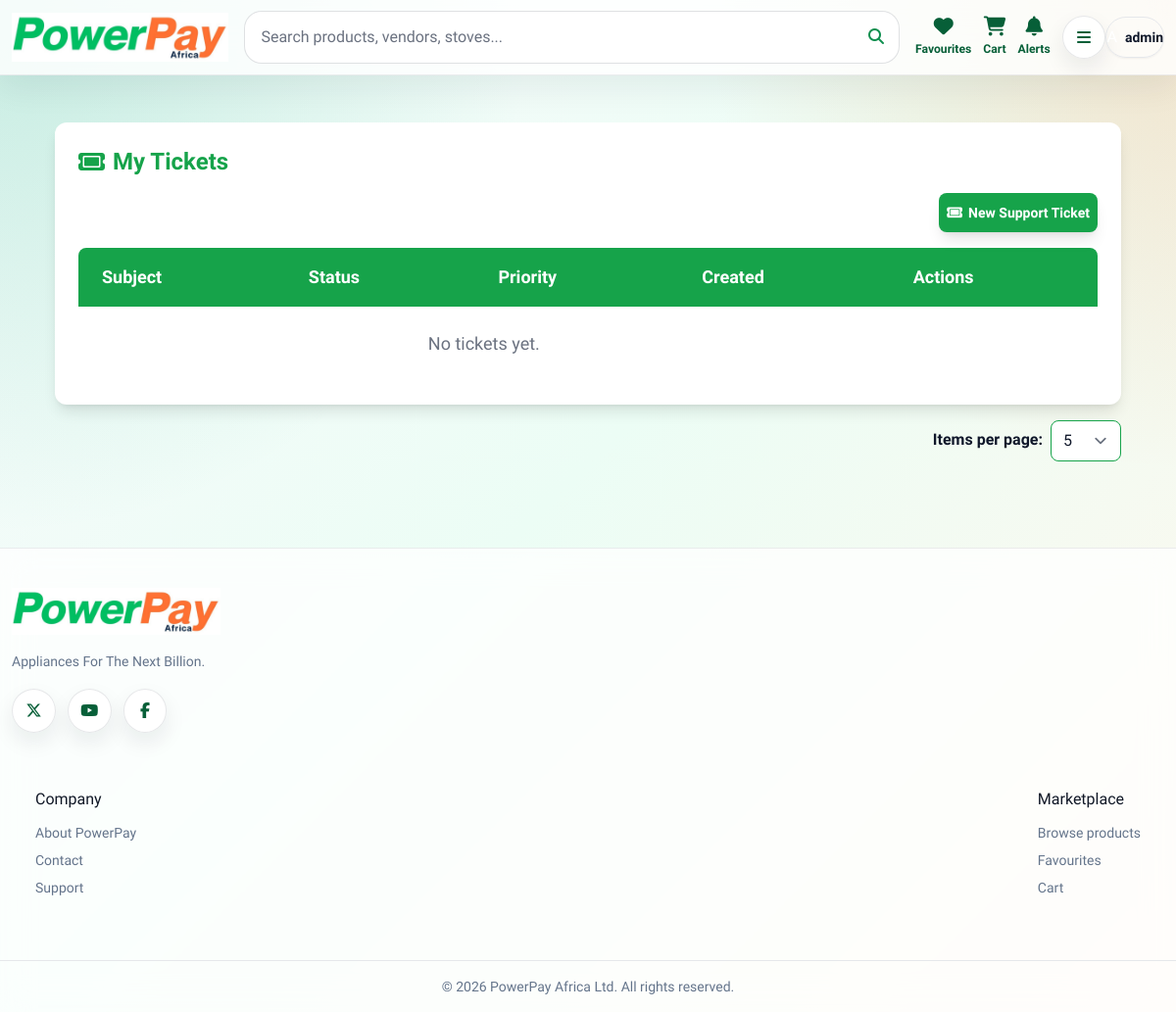
Page /support/my-tickets/ (signed in) on the earlier database version.
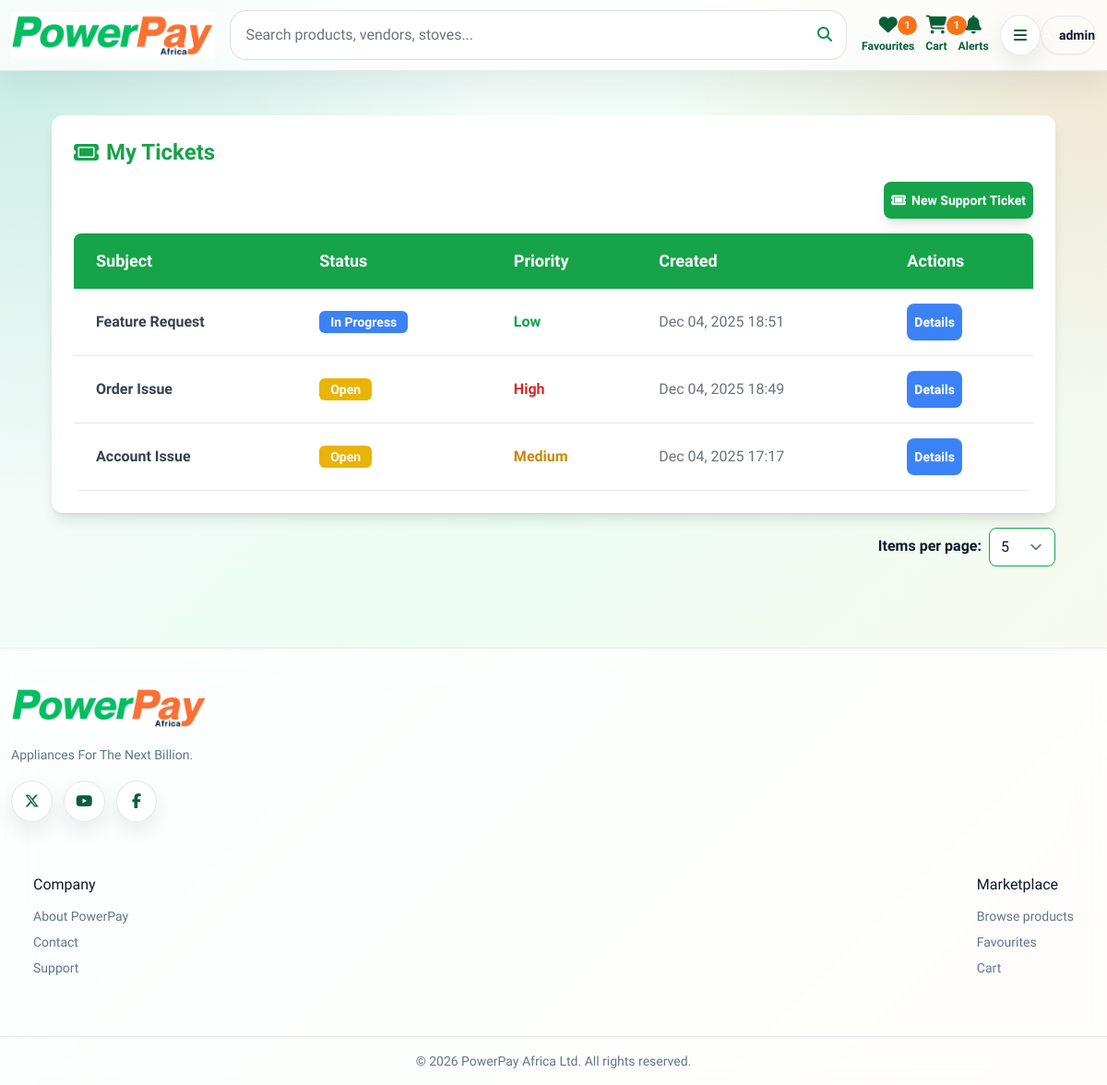
Same page on the later database version.
### accounts/models.py (models this page shows, shortened)
class User(AbstractUser):
    is_vendor = models.BooleanField(default=False)
    is_vendor_approved = models.BooleanField(default=False)
    is_customer = models.BooleanField(default=True)
    phone = models.CharField(max_length=20, blank=True, null=True)
    require_otp = models.BooleanField(default=False)

### support/models.py (models this page shows, shortened)
class Ticket(models.Model):
    STATUS_CHOICES = [
        ('open', 'Open'),
        ('in_progress', 'In Progress'),
        ('closed', 'Closed'),
    ]
    PRIORITY_CHOICES = [
        ('low', 'Low'),
        ('medium', 'Medium'),
        ('high', 'High'),
    ]
    SUBJECT_CHOICES = [
        ("account", "Account Issue"),
        ("order", "Order Issue"),
        ("billing", "Billing & Payment"),
        ("technical", "Technical Problem"),
        ("feature", "Feature Request"),
        ("other", "Other"),
    ]
    user = models.ForeignKey(User, on_delete=models.CASCADE, related_name='tickets')
    subject = models.CharField(max_length=80, choices=SUBJECT_CHOICES, default='account')
    description = models.TextField()
    reply = models.TextField(blank=True, null=True)
    status = models.CharField(max_length=20, choices=STATUS_CHOICES, default='open')
    priority = models.CharField(max_length=10, choices=PRIORITY_CHOICES, default='medium')
    created_at = models.DateTimeField(default=timezone.now)
    updated_at = models.DateTimeField(auto_now=True)

### support/views.py (the view)
# urls.py: path('my-tickets/', views.ticket_list, name='support_ticket_list'),
@login_required
def ticket_list(request):
    per_page = _safe_per_page(request)
    tickets_qs = Ticket.objects.filter(user=request.user).order_by("-created_at")
    tickets = Paginator(tickets_qs, per_page).get_page(request.GET.get("page", 1))
    return render(request, "support/ticket_list.html", {"tickets": tickets, "per_page": per_page})

### shop/context_processors.py (called while the page is built)
def unread_notifications_count(request):
    if request.user.is_authenticated:
        return {"unread_notif_count": request.user.notifications.filter(is_read=False).count()}
    return {"unread_notif_count": 0}

def cart_item_count(request):
    if request.user.is_authenticated:
        total = Cart.objects.filter(user=request.user).aggregate(total=Sum("items__quantity"))["total"] or 0
        return {"cart_item_count": total}
    return {"cart_item_count": 0}

def wishlist_count(request):
    if request.user.is_authenticated:
        return {"wishlist_count": Wishlist.objects.filter(user=request.user).count()}
    return {"wishlist_count": 0}

def is_approved_vendor(request):
    user = request.user
    approved = False
    if user.is_authenticated and getattr(user, "is_vendor", False) and getattr(user, "is_vendor_approved", False) and hasattr(user, "vendor"):
        approved = not user.vendor.is_suspended
    return {"is_approved_vendor": approved}

def is_admin(request):
    return {"is_admin": request.user.is_authenticated and request.user.is_staff}

### support/views.py (called while the page is built)
def _safe_per_page(request, allowed=(5, 10, 20), default=5):
    value = request.GET.get("per_page", str(default))
    return int(value) if value in {str(v) for v in allowed} else default

### support/templates/support/ticket_list.html (shortened to what this page needs)
{% extends "base.html" %}
{% block content %}
<div class="grid min-h-screen" style="grid-template-rows: auto 1fr auto;">
    {% include 'shop/navbar.html' %}
    <div class="p-6 mx-8 mt-6">
        <div class="bg-white shadow-lg rounded-xl p-6 w-full">
            <h2 class="text-2xl font-bold text-green-600 mb-4 flex items-center gap-2">
                <i class="fa-solid fa-ticket"></i> My Tickets
            </h2>
            <div class="flex justify-end mb-4">
                <a href="{% url 'create_ticket' %}"
                class="btn bg-green-600 text-white font-bold p-2 rounded-lg shadow-lg hover:bg-green-700 transition">
                    <i class="fa-solid fa-ticket"></i> New Support Ticket
                </a>
            </div>
            <div class="overflow-x-auto">
                <table class="w-full table-auto border-collapse rounded-lg overflow-hidden">
                    <thead class="bg-green-600 text-white">
                        <tr>
                            <th class="px-6 py-4 text-left text-lg">Subject</th>
                            <th class="px-6 py-4 text-left text-lg">Status</th>
                            <th class="px-6 py-4 text-left text-lg">Priority</th>
                            <th class="px-6 py-4 text-left text-lg">Created</th>
                            <th class="px-6 py-4 text-left text-lg">Actions</th>
                        </tr>
                    </thead>
                    <tbody>
                        {% for ticket in tickets %}
                        <tr class="border-b hover:bg-gray-50 transition">
                            <td class="px-6 py-4 font-semibold text-gray-700">
                                {{ ticket.get_subject_display }}
                            </td>
                            <td class="px-6 py-4">
                                <span class="px-3 py-1 text-white rounded-md text-sm font-semibold
                                    {% if ticket.status == 'open' %} bg-yellow-500
                                    {% elif ticket.status == 'in_progress' %} bg-blue-500
                                    {% else %} bg-green-600 {% endif %}">
                                    {{ ticket.get_status_display }}
                                </span>
                            </td>
                            <td class="px-6 py-4 font-semibold
                                {% if ticket.priority == 'low' %} text-green-600
                                {% elif ticket.priority == 'medium' %} text-yellow-600
                                {% else %} text-red-600 {% endif %}
                            ">
                                {{ ticket.get_priority_display }}
                            </td>
                            <td class="px-6 py-4 text-gray-500">
                                {{ ticket.created_at|date:"M d, Y H:i" }}
                            </td>
                            <td class="px-6 py-4">
                                <a href="{% url 'ticket_detail' ticket.id %}" class="btn rounded-lg text-white text-sm bg-blue-500 p-2">
                                    Details
                                </a>
                            </td>
                        </tr>
                        {% empty %}
                        <tr>
                            <td colspan="4" class="px-6 py-6 text-center text-gray-500 text-lg">
                                No tickets yet.
                            </td>
                        </tr>
                        {% endfor %}
                    </tbody>
                </table>
            </div>
        </div>
        <form method="get" class="mt-4 mb-4 flex justify-end">
            <label class="mr-2 mt-2 font-semibold">Items per page:</label>
            <select name="per_page" onchange="this.form.submit()" class="border-green-600 rounded-lg">
                <option value="5" {% if per_page == 5 %}selected{% endif %}>5</option>
            </select>
        </form>
    </div>
    {% include 'footer.html' %}
</div>
{% endblock %}

### templates/base.html (shortened to what this page needs)
<!DOCTYPE html>
{% load static %}
<html lang="en" data-theme="light">
<head>
  <link rel="stylesheet" href="{% static 'css/dist/styles.css' %}">
  <link rel="stylesheet" href="{% static 'css/modern-shop.css' %}">
</head>
<body class="shop-body min-h-screen grid grid-rows-[auto_1fr_auto]">
  <main class="w-full">
    {% block content %}{% endblock %}
  </main>
</body>
</html>

### shop/templates/shop/navbar.html (shortened to what this page needs)
{% load static %}
<nav class="shop-navbar">
  <div class="shop-shell shop-nav-inner">
    <a href="{% url 'index' %}" class="shop-logo flex items-center gap-3" aria-label="PowerPay Shop home">
      <img src="{% static 'images/pplogo.png' %}" alt="PowerPay">
    </a>
    <form method="GET" action="{% url 'product_search' %}" class="shop-search">
      <input
        type="text"
        name="q"
        placeholder="Search products, vendors, stoves..."
        value="{{ request.GET.q|default:'' }}"
        autocomplete="off"
        hx-get="{% url 'product_search' %}"
        hx-trigger="keyup changed delay:280ms"
        hx-target="#live-results"
        hx-indicator="#search-spinner">
      <span class="shop-search-icon" aria-hidden="true"><i class="fa-solid fa-magnifying-glass"></i></span>
    </form>
    <div class="shop-nav-actions">
      {% if user.is_authenticated %}
        <a href="{% url 'wishlist_page' %}" class="shop-nav-link" title="Favourites">
          <span class="relative"><i class="fa-solid fa-heart"></i>{% if wishlist_count > 0 %}<span class="shop-badge absolute -top-3 -right-3">{{ wishlist_count }}</span>{% endif %}</span>
          <span>Favourites</span>
        </a>
        <a href="{% url 'view_cart' %}" class="shop-nav-link" title="Cart">
          <span class="relative"><i class="fa-solid fa-cart-shopping"></i>{% if cart_item_count > 0 %}<span class="shop-badge absolute -top-3 -right-3">{{ cart_item_count }}</span>{% endif %}</span>
          <span>Cart</span>
        </a>
        <button id="notifDropdownBtn" type="button" class="shop-nav-link bg-transparent border-0 cursor-pointer" title="Notifications"
                hx-get="{% url 'notifications:dropdown' %}"
                hx-trigger="click"
                hx-target="#notifDropdown"
                hx-swap="innerHTML">
          <span class="relative"><i class="fa-solid fa-bell"></i>{% if unread_notif_count > 0 %}<span class="shop-badge absolute -top-3 -right-3">{{ unread_notif_count }}</span>{% endif %}</span>
          <span>Alerts</span>
        </button>
        {% include 'shop/avatar.html' %}
      {% else %}
        <a href="{% url 'login' %}" class="shop-btn shop-btn-soft">Login</a>
        <a href="{% url 'register' %}" class="shop-btn shop-btn-primary hidden sm:inline-flex">Join</a>
      {% endif %}
    </div>
  </div>
</nav>

### shop/templates/shop/avatar.html (shortened to what this page needs)
<div id="navbarAvatarDropdown" class="relative flex items-center">
  <button id="mobileMenuBtn" type="button" class="shop-icon-btn md:hidden" aria-label="Open menu">
    <i class="fa-solid fa-bars"></i>
  </button>
  <button id="navbarAvatarBtn" type="button" class="hidden md:flex items-center gap-2 rounded-full bg-white/80 border border-slate-200 pl-2 pr-3 py-2 shadow-sm hover:shadow-md transition" aria-label="Open account menu">
    <span class="w-9 h-9 rounded-full bg-gradient-to-br from-green-700 to-orange-500 text-white grid place-items-center font-black">
    </span>
    <span class="font-bold text-sm text-slate-700 max-w-28 truncate">{{ request.user.username }}</span>
  </button>
</div>

### templates/footer.html
{% load static %}
<footer class="shop-footer">
  <div class="shop-shell py-10 grid gap-8 md:grid-cols-[1.4fr_.8fr_.8fr] items-start">
    <div class="space-y-4">
      <a href="{% url 'index' %}" class="inline-flex items-center gap-3">
        <img src="{% static 'images/pplogo.png' %}" alt="PowerPay Logo" class="h-12 object-contain">
      </a>
      <p class="max-w-md text-sm shop-muted leading-relaxed">
        Appliances For The Next Billion.
      </p>
      <div class="flex gap-3">
        <a href="#" class="shop-icon-btn" aria-label="X / Twitter"><i class="fa-brands fa-x-twitter"></i></a>
        <a href="#" class="shop-icon-btn" aria-label="YouTube"><i class="fa-brands fa-youtube"></i></a>
        <a href="#" class="shop-icon-btn" aria-label="Facebook"><i class="fa-brands fa-facebook-f"></i></a>
      </div>
    </div>
    <div class="flex gap-6 justify-between p-6">
      <div>
        <h6 class="font-black text-gray-900 mb-3">Company</h6>
        <nav class="grid gap-2 text-sm shop-muted">
          <a href="#" class="hover:text-green-700 transition">About PowerPay</a>
          <a href="#" class="hover:text-green-700 transition">Contact</a>
          <a href="{% url 'support_ticket_list' %}" class="hover:text-green-700 transition">Support</a>
        </nav>
      </div>
      <div>
        <h6 class="font-black text-gray-900 mb-3">Marketplace</h6>
        <nav class="grid gap-2 text-sm shop-muted">
          <a href="{% url 'index' %}" class="hover:text-green-700 transition">Browse products</a>
          <a href="{% url 'wishlist_page' %}" class="hover:text-green-700 transition">Favourites</a>
          <a href="{% url 'view_cart' %}" class="hover:text-green-700 transition">Cart</a>
        </nav>
      </div>
    </div>
  </div>
  <div class="border-t border-slate-200/70 py-4 text-center text-sm shop-muted">
    &copy; {% now "Y" %} PowerPay Africa Ltd. All rights reserved.
  </div>
</footer>

### static/css/modern-shop.css (style rules this page uses)
:root { --pp-green: #0f8f4f; --pp-green-dark: #075f38; --pp-lime: #a7f3d0; --pp-orange: #f97316; --pp-amber: #f59e0b; --pp-ink: #0f172a; --pp-muted: #64748b; --pp-line: rgba(15, 23, 42, .10); --pp-card: rgba(255, 255, 255, .86); --pp-shadow: 0 22px 55px rgba(15, 23, 42, .11); --pp-radius: 28px; }
* { box-sizing: border-box; }
html { scroll-behavior: smooth; }
body.shop-body { min-height: 100vh; color: var(--pp-ink); background: radial-gradient(circle at top left, rgba(16, 185, 129, .22), transparent 34rem), radial-gradient(circle at top right, rgba(249, 115, 22, .18), transparent 30rem), linear-gradient(135deg, #f8fafc 0%, #ecfdf5 48%, #fff7ed 100%); background-attachment: fixed; }
img { max-width: 100%; }
a { text-decoration: none; }
.shop-shell { width: 100%; max-width: none; margin-inline: auto; padding-inline: clamp(.5rem, 1vw, 1rem); }
.shop-icon-btn { display: inline-flex; align-items: center; justify-content: center; width: 2.8rem; height: 2.8rem; border-radius: 999px; background: rgba(255,255,255,.88); border: 1px solid var(--pp-line); color: var(--pp-green-dark); box-shadow: 0 10px 22px rgba(15,23,42,.08); transition: transform .18s ease, color .18s ease; }
.shop-badge { display: inline-flex; align-items: center; justify-content: center; min-width: 1.35rem; height: 1.35rem; padding-inline: .35rem; border-radius: 999px; color: white; background: var(--pp-orange); font-size: .72rem; font-weight: 900; }
.shop-navbar { position: sticky; top: 0; z-index: 50; border-bottom: 1px solid rgba(15, 23, 42, .08); background: rgba(255,255,255,.82); backdrop-filter: blur(18px); box-shadow: 0 12px 35px rgba(15,23,42,.07); }
.shop-nav-inner { min-height: 76px; display: grid; grid-template-columns: auto minmax(180px, 1fr) auto; gap: 1rem; align-items: center; }
.shop-logo img { height: 50px; object-fit: contain; }
.shop-search { position: relative; }
.shop-search input, .shop-input, .shop-select, .modern-form input:not([type='checkbox']):not([type='radio']):not([type='file']), .modern-form select, .modern-form textarea { width: 100%; border: 1px solid rgba(15,23,42,.13); border-radius: 18px; background: rgba(255,255,255,.9); color: var(--pp-ink); outline: none; box-shadow: inset 0 1px 0 rgba(255,255,255,.85); transition: border-color .18s ease, box-shadow .18s ease, transform .18s ease; }
.shop-search input { min-height: 48px; padding: .85rem 3rem .85rem 1rem; }
.shop-search-icon { position: absolute; right: 1rem; top: 50%; transform: translateY(-50%); color: var(--pp-green); }
.shop-nav-actions { display: flex; align-items: center; gap: .75rem; }
.shop-nav-link { display: inline-flex; flex-direction: column; align-items: center; gap: .15rem; color: var(--pp-green-dark); font-size: .76rem; font-weight: 800; }
.shop-nav-link i { font-size: 1.25rem; }
.shop-muted { color: var(--pp-muted); }
.shop-footer { margin-top: 3rem; border-top: 1px solid rgba(15,23,42,.08); background: rgba(255,255,255,.74); backdrop-filter: blur(16px); }

### templates/base.html (style rules this page uses)
body { font-family: "Saira", system-ui, -apple-system, BlinkMacSystemFont, "Segoe UI", sans-serif; }

Differences in the rows shown:
added Ticket: subject "Feature Request", status "In Progress", priority "Low", created_at "Dec 04, 2025 18:51"
added Ticket: subject "Order Issue", status "Open", priority "High", created_at "Dec 04, 2025 18:49"
added Ticket: subject "Account Issue", status "Open", priority "Medium", created_at "Dec 04, 2025 17:17"
Other differences:
{{ wishlist_count }}: (not shown) → "1"
{{ cart_item_count }}: (not shown) → "1"
text no longer shown: "No tickets yet."
